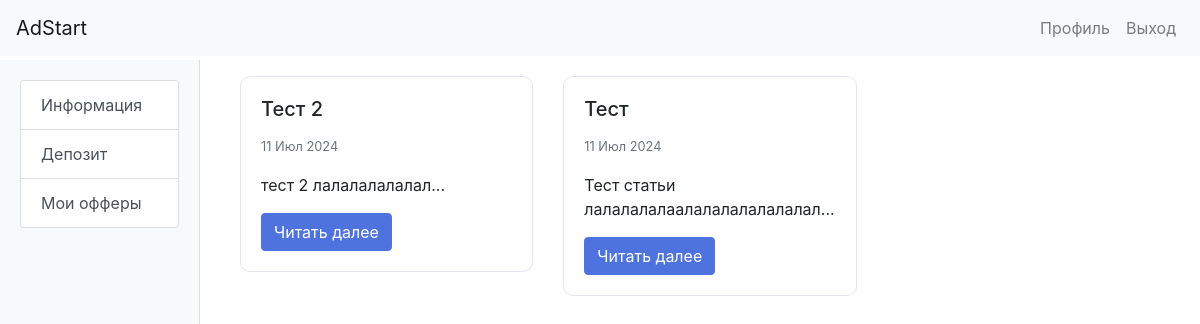
The app's page /content/articles/ (signed in) with its own data.
### content/models.py (models this page shows, shortened)
class Article(models.Model):
    title = models.CharField(max_length=255, verbose_name='Заголовок')
    content = models.TextField(verbose_name='Контент')
    image = models.ImageField(upload_to='articles/', blank=True, null=True, verbose_name='Изображение')
    created_at = models.DateTimeField(auto_now_add=True, verbose_name='Дата создания')
    def get_excerpt(self, num_words=200):
        words = self.content.split()[:num_words]
        return ' '.join(words) + '...'
    class Meta:
        verbose_name = 'Статья'
        verbose_name_plural = 'Статьи'

### content/views.py (the view)
# urls.py: path('articles/', views.article_list, name='article_list'),
def article_list(request):
    articles = Article.objects.all().order_by('-created_at')
    return render(request, 'content/article_list.html', {'articles': articles})

### user_accounts/templatetags/custom_tags.py (called while the page is built)
@register.inclusion_tag('user_accounts/menu.html', takes_context=True)
def load_menu(context):
    user = context['user']
    advertiser_profile = None
    webmaster_profile = None
    if user.is_authenticated:
        try:
            advertiser_profile = Advertiser.objects.get(user=user)
        except Advertiser.DoesNotExist:
            pass
        try:
            webmaster_profile = Webmaster.objects.get(user=user)
        except Webmaster.DoesNotExist:
            pass
    return {
        'user': user,
        'advertiser_profile': advertiser_profile,
        'webmaster_profile': webmaster_profile,
    }

### user_accounts/templates/content/article_list.html (shortened to what this page needs)
{% extends "base.html" %}
{% block content %}
<div class="row">
    {% for article in articles %}
        <div class="col-md-4 mb-4">
            <div class="card">
                <div class="card-body">
                    <h5 class="card-title">{{ article.title }}</h5>
                    <p class="card-text"><small class="text-muted">{{ article.created_at|date:"d M Y" }}</small></p>
                    <p class="card-text">{{ article.get_excerpt }}</p>
                    <a href="{% url 'article_detail' article.pk %}" class="btn btn-primary">Читать далее</a>
                </div>
            </div>
        </div>
    {% endfor %}
</div>
{% endblock %}

### user_accounts/templates/base.html (style rules this page uses)
.card-body { padding: 0.5rem 0.75rem; }
.card { border: 1px solid #e3e6f0; border-radius: 10px; }
.card-body { padding: 20px; }
.btn-primary { background-color: #4e73df; border-color: #4e73df; }

### records on screen
Article: title "Тест 2", created_at "11 Июл 2024", get_excerpt "тест 2 лалалалалалал..."
Article: title "Тест", created_at "11 Июл 2024", get_excerpt "Тест статьи лалалалалаалалалалалалалал..."
